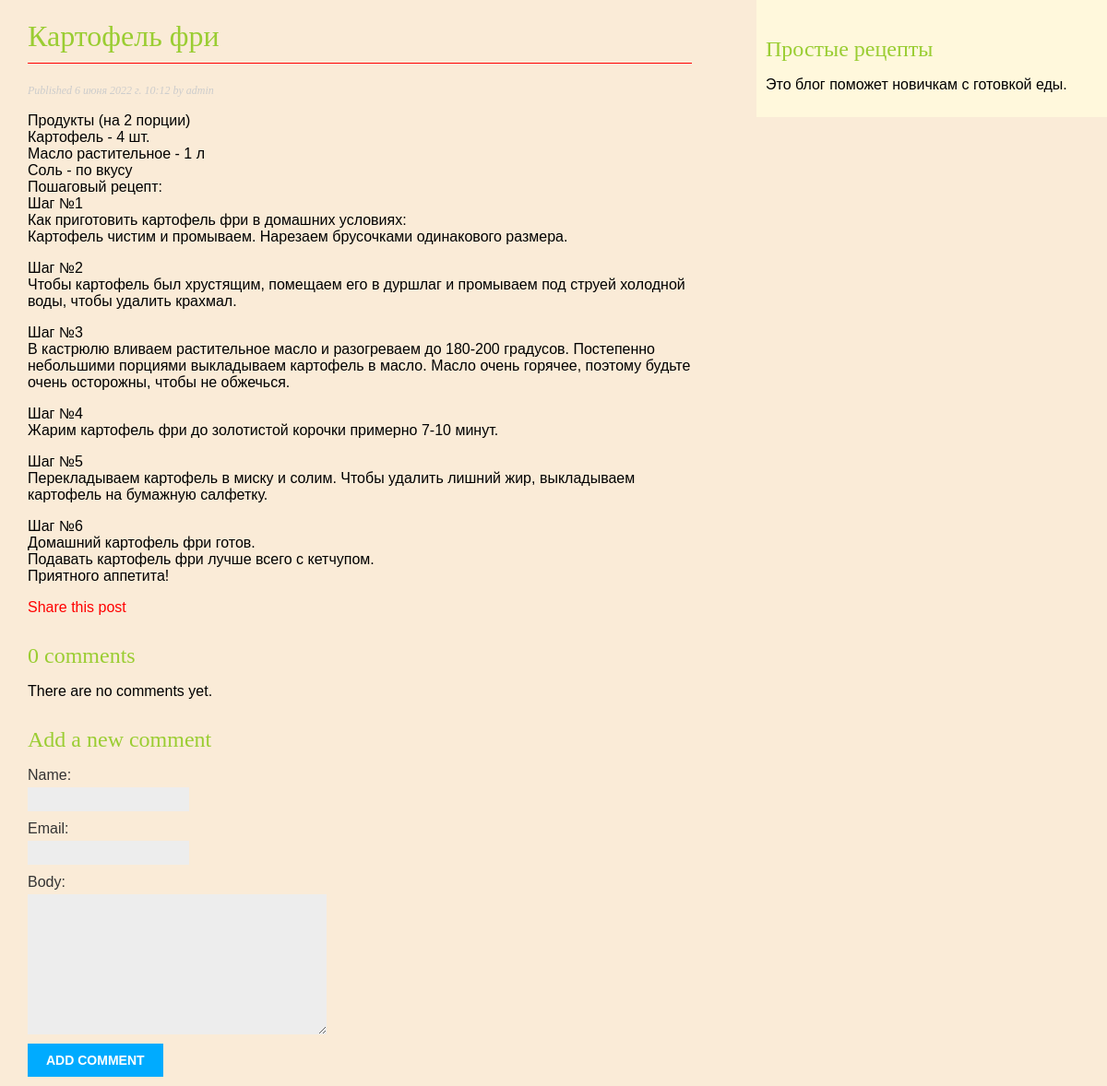
The app's page /blog/2022/6/6/kartofel-fri/ with its own data.
### blog/models.py (models this page shows, shortened)
class Post(models.Model):
    class Status(models.TextChoices):
        DRAFT = 'DF', 'Draft'
        PUBLISHED = 'PB', 'Published'
    title = models.CharField(max_length=250)
    slug = models.SlugField(max_length=250,
                            unique_for_date='publish')
    author = models.ForeignKey(User,
                               on_delete=models.CASCADE,
                               related_name='blog_posts')
    body = models.TextField()
    publish = models.DateTimeField(default=timezone.now)
    created = models.DateTimeField(auto_now_add=True)
    updated = models.DateTimeField(auto_now=True)
    status = models.CharField(max_length=2,
                              choices=Status.choices,
                              default=Status.DRAFT)
    objects = models.Manager() # The default manager.
    published = PublishedManager() # Our custom manager.
    class Meta:
        ordering = ['-publish']
        indexes = [
            models.Index(fields=['-publish']),
        ]

### blog/views.py (the view)
def post_detail(request, year, month, day, post):
    post = get_object_or_404(Post,
                             status=Post.Status.PUBLISHED,
                             slug=post,
                             publish__year=year,
                             publish__month=month,
                             publish__day=day)
    comments = post.comments.filter(active=True)
    form = CommentForm()
    return render(request,
                  'blog/post/detail.html',
                  {'post': post,
                   'comments': comments,
                   'form': form})

### blog/forms.py
class CommentForm(forms.ModelForm):
    class Meta:
        model = Comment
        fields = ['name', 'email', 'body']

### blog/templates/blog/post/detail.html (shortened to what this page needs)
{% extends "blog/base.html" %}
{% block content %}
  <h1>{{ post.title }}</h1>
  <p class="date">
    Published {{ post.publish }} by {{ post.author }}
  </p>
  {{ post.body|linebreaks }}
  <p>
    <a href="{% url "blog:post_share" post.id %}">
      Share this post
    </a>
  </p>
  {% with comments.count as total_comments %}
    <h2>
      {{ total_comments }} comment{{ total_comments|pluralize }}
    </h2>
  {% endwith %}
  {% for comment in comments %}
    <div class="comment">
      <p class="info">
        Comment {{ forloop.counter }} by {{ comment.name }}
        {{ comment.created }}
      </p>
      {{ comment.body|linebreaks }}
    </div>
  {% empty %}
    <p>There are no comments yet.</p>
  {% endfor %}
  {% include "blog/post/includes/comment_form.html" %}
{% endblock %}

### blog/static/css/blog.css (style rules this page uses)
body { margin:0; padding:0; font-family:helvetica, sans-serif; background-color: antiquewhite; }
a { color: red; text-decoration:none; }
h1 { color: yellowgreen; font-family : Comic Sans MS, Comic Sans, cursive; font-weight:normal; border-bottom:1px solid red; padding:0 0 10px 0; }
h2 { color: yellowgreen; font-family : Comic Sans MS, Comic Sans, cursive; font-weight:normal; margin:30px 0 0; }
p.date { color:#ccc; font-family: georgia, serif; font-size: 12px; font-style: italic; }
label { float:left; clear:both; color:#333; margin-bottom:4px; }
input, textarea { clear:both; float:left; margin:0 0 10px; background:#ededed; border:0; padding:6px 10px; font-size:12px; }

### records on screen
Post: title "Картофель фри", publish "6 июня 2022 г. 10:12", author "admin", body "Продукты (на 2 порции) Картофель - 4 шт. Масло растительное - 1 л Соль - по вкусу Пошаговый рецепт: Шаг №1 Как приготовить картофель фри в домашних условиях: Картофель чистим и промываем. Нарезаем брусочками одинакового размера. Шаг №2 Чтобы картофель был хрустящим, помещаем его в дуршлаг и промываем под струей холодной воды, чтобы удалить крахмал. Шаг №3 В кастрюлю вливаем растительное масло и разогреваем до 180-200 градусов. Постепенно небольшими порциями выкладываем картофель в масло. Масло очень горячее, поэтому будьте очень осторожны, чтобы не обжечься. Шаг №4 Жарим картофель фри до золотистой корочки примерно 7-10 минут. Шаг №5 Перекладываем картофель в миску и солим. Чтобы удалить…"

### other values on screen
{{ total_comments }} "0"
